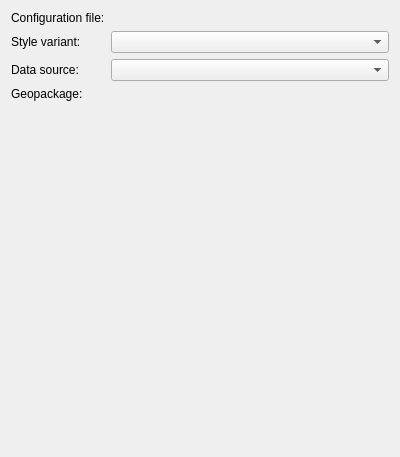
<?xml version="1.0" encoding="UTF-8"?>
<ui version="4.0">
 <class>Form</class>
 <widget class="QWidget" name="Form">
  <property name="geometry">
   <rect>
    <x>0</x>
    <y>0</y>
    <width>400</width>
    <height>457</height>
   </rect>
  </property>
  <property name="windowTitle">
   <string>Form</string>
  </property>
  <layout class="QVBoxLayout" name="verticalLayout">
   <item>
    <layout class="QFormLayout" name="formLayout">
     <item row="0" column="0">
      <widget class="QLabel" name="config_file_label">
       <property name="text">
        <string>Configuration file:</string>
       </property>
      </widget>
     </item>
     <item row="0" column="1">
      <widget class="QgsFileWidget" name="config_file_widget"/>
     </item>
     <item row="1" column="0">
      <widget class="QLabel" name="style_variant_label">
       <property name="text">
        <string>Style variant:</string>
       </property>
      </widget>
     </item>
     <item row="1" column="1">
      <widget class="QComboBox" name="style_variant_combo_box"/>
     </item>
     <item row="2" column="0">
      <widget class="QLabel" name="data_source_label">
       <property name="text">
        <string>Data source:</string>
       </property>
      </widget>
     </item>
     <item row="2" column="1">
      <widget class="QComboBox" name="data_source_combo_box"/>
     </item>
     <item row="3" column="0">
      <widget class="QLabel" name="geopackage_file_label">
       <property name="text">
        <string>Geopackage:</string>
       </property>
      </widget>
     </item>
     <item row="3" column="1">
      <widget class="QgsFileWidget" name="geopackage_file_widget"/>
     </item>
    </layout>
   </item>
   <item>
    <spacer name="verticalSpacer">
     <property name="orientation">
      <enum>Qt::Vertical</enum>
     </property>
     <property name="sizeHint" stdset="0">
      <size>
       <width>20</width>
       <height>40</height>
      </size>
     </property>
    </spacer>
   </item>
  </layout>
 </widget>
 <customwidgets>
  <customwidget>
   <class>QgsFileWidget</class>
   <extends>QWidget</extends>
   <header>qgsfilewidget.h</header>
  </customwidget>
 </customwidgets>
 <resources/>
 <connections/>
</ui>
